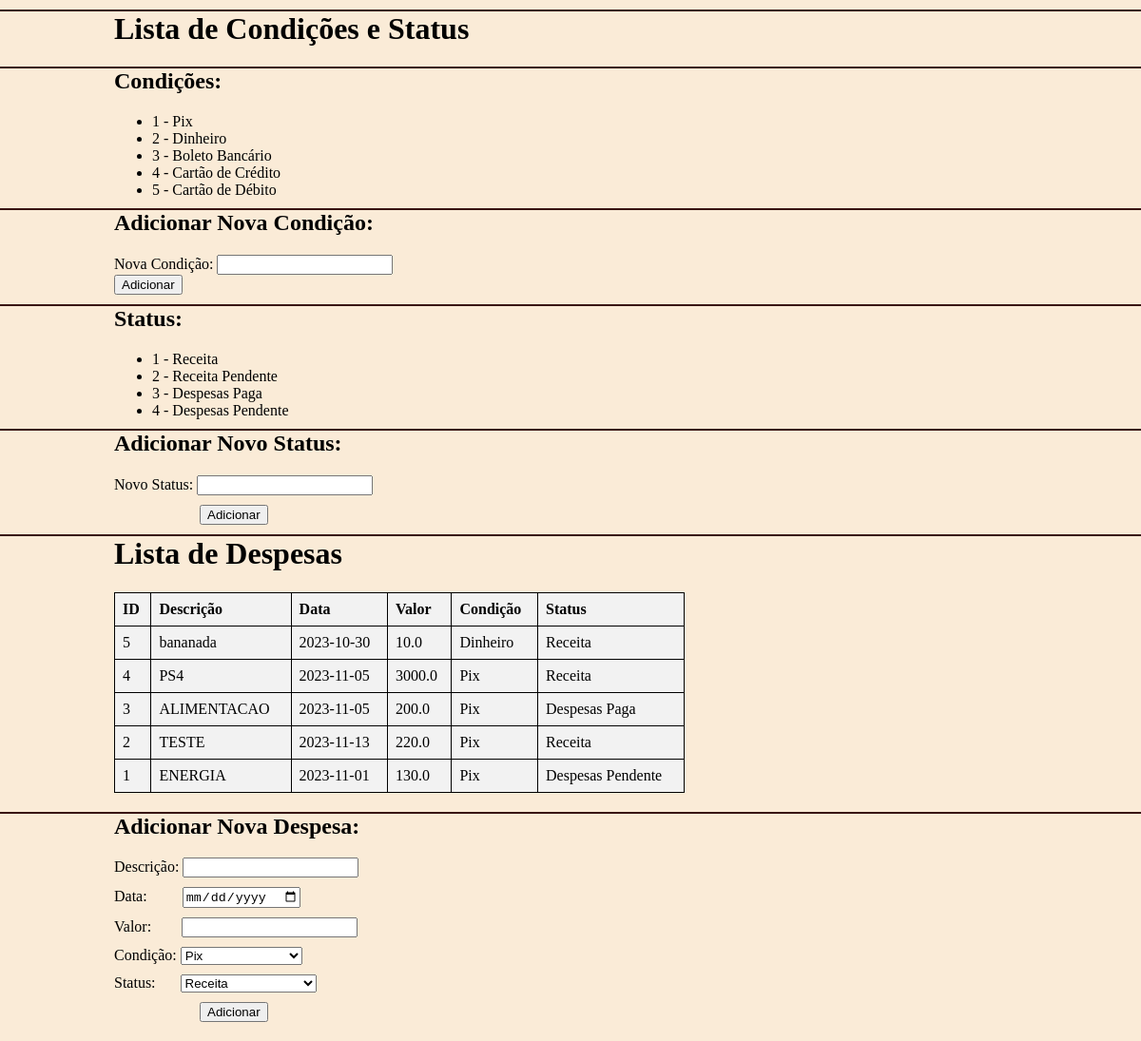
The page / on the database its author committed.
### tables this page shows
CREATE TABLE codicoes (
            id INTEGER PRIMARY KEY AUTOINCREMENT,
            descricao TEXT NOT NULL UNIQUE
        );

CREATE TABLE status (
            id INTEGER PRIMARY KEY AUTOINCREMENT,
            descricao TEXT NOT NULL UNIQUE
        );

CREATE TABLE despesas (
            id INTEGER PRIMARY KEY AUTOINCREMENT,
            descricao TEXT NOT NULL,
            data DATETIME NOT NULL,
            valor REAL NOT NULL,
            id_condicao INTEGER,
            id_status INTEGER,
            FOREIGN KEY(id_condicao) REFERENCES codicoes(id),
            FOREIGN KEY(id_status) REFERENCES status(id)
        );

### app.py (the view)
@app.route('/')
def index():
    condicoes = banco.selectCondicoes()
    status = banco.selectStatus()
    despesas = banco.selecionarDespesas()
    return render_template('index.html', condicoes=condicoes, status=status, despesas=despesas)

### model.py (called while the page is built)
    def abrirConexao(self):
        try:
            self.connection = sqlite3.connect('database.db')
        except sqlite3.Error as error:
            print("Falha ao se conectar ao banco de dados", error)

    def selectCondicoes(self):
        self.abrirConexao()
        select_query = "SELECT * FROM codicoes"
        condicoes = []
        try:
            cursor = self.connection.cursor()
            cursor.execute(select_query)
            condicoes = cursor.fetchall()
        except sqlite3.Error as error:
            print("Falha ao retornar condições", error)
        finally:
            if self.connection:
                cursor.close()
                self.connection.close()
                print("A conexão com o banco de dados foi fechada")
        return condicoes

    def selectStatus(self):
        self.abrirConexao()
        select_query = "SELECT * FROM status"
        status = []
        try:
            cursor = self.connection.cursor()
            cursor.execute(select_query)
            status = cursor.fetchall()
        except sqlite3.Error as error:
            print("Falha ao retornar status", error)
        finally:
            if self.connection:
                cursor.close()
                self.connection.close()
                print("A conexão com o banco de dados foi fechada")
        return status

### templates/index.html (shortened to what this page needs)
<!DOCTYPE html>
<html lang="pt-br">
<head>
</head>
<body>
    <h1 class="titulo">Lista de Condições e Status</h1>
    <h2 class="titulo">Condições:</h2>
    <ul class="lista">
        {% for condicao in condicoes %}
            <li>{{ condicao[0] }} - {{ condicao[1] }}</li>
        {% endfor %}
    </ul>
    <h2 class="titulo">Adicionar Nova Condição:</h2>
    <form class="forma" action="/adicionar_condicao" method="post">
        <label for="nova_condicao">Nova Condição:</label>
        <input type="text" id="nova_condicao" name="nova_condicao" required><br>
        <input type="submit" value="Adicionar">
    </form>
    <h2 class="titulo">Status:</h2>
    <ul class="lista">
        {% for stat in status %}
            <li>{{ stat[0] }} - {{ stat[1] }}</li>
        {% endfor %}
    </ul>
    <h2 class="titulo">Adicionar Novo Status:</h2>
    <form class="forma" action="/adicionar_status" method="post">
        <label for="novo_status">Novo Status:</label>
        <input class="labo" type="text" id="novo_status" name="novo_status" required><br>
        <input class="botao" type="submit" value="Adicionar">
    </form>
    <h1 class="titulo">Lista de Despesas</h1>
    <table class="mesa">
        <thead id="tabela">
            <tr>
                <th>ID</th>
                <th>Descrição</th>
                <th>Data</th>
                <th>Valor</th>
                <th>Condição</th>
                <th>Status</th>
            </tr>
        </thead>
        <tbody>
            {% for despesa in despesas %}
                <tr>
                    <td>{{ despesa[0] }}</td>
                    <td>{{ despesa[1] }}</td>
                    <td>{{ despesa[2] }}</td>
                    <td>{{ despesa[3] }}</td>
                    <td>{{ despesa[4] }}</td>
                    <td>{{ despesa[5] }}</td>
                </tr>
            {% endfor %}
        </tbody>
    </table>
    <h2 class="titulo">Adicionar Nova Despesa:</h2>
    <form class="forma" action="/adicionar_despesa" method="post">
        <label class="labo" for="descricao">Descrição:</label>
        <input class="labo" id="" type="text" id="descricao" name="descricao" required><br>
        <label class="labo" for="data">Data:</label>
        <input class="labo" id="inserir" type="date" id="data" name="data" required><br>
        <label class="labo" for="valor">Valor:</label>
        <input class="labo" id="inserir-v"type="number" id="valor" name="valor" required><br>
        <label class="labo" for="condicao">Condição:</label>
        <select class="labo" id="condicao" name="condicao">
            {% for condicao in condicoes %}
                <option value="{{ condicao[1] }}">{{ condicao[1] }}</option>
            {% endfor %}
        </select ><br>
        <label class="labo" for="status">Status:</label>
        <select class="labo" id="inserir-s" id="status" name="status">
            {% for stat in status %}
                <option value="{{ stat[1] }}">{{ stat[1] }}</option>
            {% endfor %}
        </select><br>
        <input class="botao" id="labo" type="submit" value="Adicionar">
    </form>
</body>
</body>
</html>

### templates/index.html (style rules this page uses)
body { margin: 0; border: 0; background-color: antiquewhite; }
table { width: 50%; border-collapse: collapse; margin: 20px 0; background-color: #f2f2f2; }
th, td { border: 1px solid black; padding: 8px; text-align: left; }
th { background-color: #f2f2f2; }
.titulo { padding-left: 10%; margin-top: 10px; border-top: 2px #381111 solid; }
.lista { margin-left: 10%; margin-top: 10px; margin-bottom: 10px; }
.botao { margin-left: 90px; }
.mesa { margin-left: 10%; }
.forma { margin-left: 10%; }
.labo { margin-bottom: 10px; }
#inserir { margin-left: 33px; }
#inserir-v { margin-left: 28px; }
#inserir-s { margin-left: 22px; }
#labo { margin-bottom: 20px; }

### rows shown on the page
codicoes: id "1", descricao "Pix"
codicoes: id "2", descricao "Dinheiro"
codicoes: id "3", descricao "Boleto Bancário"
codicoes: id "4", descricao "Cartão de Crédito"
codicoes: id "5", descricao "Cartão de Débito"
status: id "1", descricao "Receita"
status: id "2", descricao "Receita Pendente"
status: id "3", descricao "Despesas Paga"
status: id "4", descricao "Despesas Pendente"
despesas: id "5", descricao "bananada", data "2023-10-30", valor "10.0", descricao "Dinheiro", descricao "Receita"
despesas: id "4", descricao "PS4", data "2023-11-05", valor "3000.0", descricao "Pix", descricao "Receita"
despesas: id "3", descricao "ALIMENTACAO", data "2023-11-05", valor "200.0", descricao "Pix", descricao "Despesas Paga"
despesas: id "2", descricao "TESTE", data "2023-11-13", valor "220.0", descricao "Pix", descricao "Receita"
despesas: id "1", descricao "ENERGIA", data "2023-11-01", valor "130.0", descricao "Pix", descricao "Despesas Pendente"

### other values the page prints
form field condicao "Pix"
form field status "Receita"
